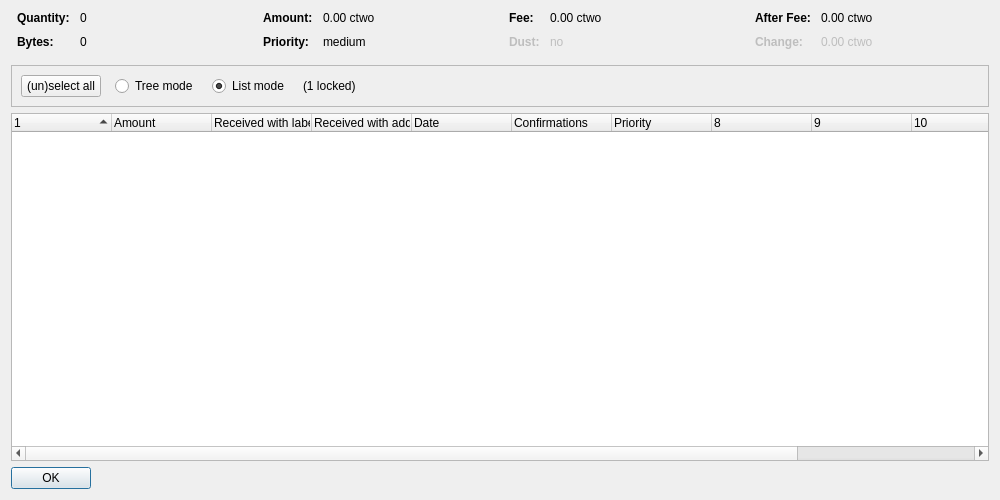
<?xml version="1.0" encoding="UTF-8"?>
<ui version="4.0">
 <class>CoinControlDialog</class>
 <widget class="QDialog" name="CoinControlDialog">
  <property name="geometry">
   <rect>
    <x>0</x>
    <y>0</y>
    <width>1000</width>
    <height>500</height>
   </rect>
  </property>
  <property name="windowTitle">
   <string>Coin Selection</string>
  </property>
  <layout class="QVBoxLayout" name="verticalLayout">
   <item>
    <layout class="QHBoxLayout" name="horizontalLayoutTop" stretch="0,0,0,0">
     <property name="topMargin">
      <number>0</number>
     </property>
     <property name="bottomMargin">
      <number>10</number>
     </property>
     <item>
      <layout class="QFormLayout" name="formLayoutCoinControl1">
       <property name="horizontalSpacing">
        <number>10</number>
       </property>
       <property name="verticalSpacing">
        <number>10</number>
       </property>
       <property name="leftMargin">
        <number>6</number>
       </property>
       <property name="rightMargin">
        <number>6</number>
       </property>
       <item row="0" column="0">
        <widget class="QLabel" name="labelCoinControlQuantityText">
         <property name="font">
          <font>
           <weight>75</weight>
           <bold>true</bold>
          </font>
         </property>
         <property name="text">
          <string>Quantity:</string>
         </property>
        </widget>
       </item>
       <item row="0" column="1">
        <widget class="QLabel" name="labelCoinControlQuantity">
         <property name="cursor">
          <cursorShape>IBeamCursor</cursorShape>
         </property>
         <property name="contextMenuPolicy">
          <enum>Qt::ActionsContextMenu</enum>
         </property>
         <property name="text">
          <string notr="true">0</string>
         </property>
         <property name="textInteractionFlags">
          <set>Qt::LinksAccessibleByMouse|Qt::TextSelectableByKeyboard|Qt::TextSelectableByMouse</set>
         </property>
        </widget>
       </item>
       <item row="1" column="0">
        <widget class="QLabel" name="labelCoinControlBytesText">
         <property name="font">
          <font>
           <weight>75</weight>
           <bold>true</bold>
          </font>
         </property>
         <property name="text">
          <string>Bytes:</string>
         </property>
        </widget>
       </item>
       <item row="1" column="1">
        <widget class="QLabel" name="labelCoinControlBytes">
         <property name="cursor">
          <cursorShape>IBeamCursor</cursorShape>
         </property>
         <property name="contextMenuPolicy">
          <enum>Qt::ActionsContextMenu</enum>
         </property>
         <property name="text">
          <string notr="true">0</string>
         </property>
         <property name="textInteractionFlags">
          <set>Qt::LinksAccessibleByMouse|Qt::TextSelectableByKeyboard|Qt::TextSelectableByMouse</set>
         </property>
        </widget>
       </item>
      </layout>
     </item>
     <item>
      <layout class="QFormLayout" name="formLayoutCoinControl2">
       <property name="horizontalSpacing">
        <number>10</number>
       </property>
       <property name="verticalSpacing">
        <number>10</number>
       </property>
       <property name="leftMargin">
        <number>6</number>
       </property>
       <property name="rightMargin">
        <number>6</number>
       </property>
       <item row="0" column="0">
        <widget class="QLabel" name="labelCoinControlAmountText">
         <property name="font">
          <font>
           <weight>75</weight>
           <bold>true</bold>
          </font>
         </property>
         <property name="text">
          <string>Amount:</string>
         </property>
        </widget>
       </item>
       <item row="0" column="1">
        <widget class="QLabel" name="labelCoinControlAmount">
         <property name="cursor">
          <cursorShape>IBeamCursor</cursorShape>
         </property>
         <property name="contextMenuPolicy">
          <enum>Qt::ActionsContextMenu</enum>
         </property>
         <property name="text">
          <string notr="true">0.00 ctwo</string>
         </property>
         <property name="textInteractionFlags">
          <set>Qt::LinksAccessibleByMouse|Qt::TextSelectableByKeyboard|Qt::TextSelectableByMouse</set>
         </property>
        </widget>
       </item>
       <item row="1" column="0">
        <widget class="QLabel" name="labelCoinControlPriorityText">
         <property name="font">
          <font>
           <weight>75</weight>
           <bold>true</bold>
          </font>
         </property>
         <property name="text">
          <string>Priority:</string>
         </property>
        </widget>
       </item>
       <item row="1" column="1">
        <widget class="QLabel" name="labelCoinControlPriority">
         <property name="cursor">
          <cursorShape>IBeamCursor</cursorShape>
         </property>
         <property name="contextMenuPolicy">
          <enum>Qt::ActionsContextMenu</enum>
         </property>
         <property name="text">
          <string notr="true">medium</string>
         </property>
         <property name="textInteractionFlags">
          <set>Qt::LinksAccessibleByMouse|Qt::TextSelectableByKeyboard|Qt::TextSelectableByMouse</set>
         </property>
        </widget>
       </item>
      </layout>
     </item>
     <item>
      <layout class="QFormLayout" name="formLayoutCoinControl3">
       <property name="horizontalSpacing">
        <number>10</number>
       </property>
       <property name="verticalSpacing">
        <number>10</number>
       </property>
       <property name="leftMargin">
        <number>6</number>
       </property>
       <property name="rightMargin">
        <number>6</number>
       </property>
       <item row="0" column="0">
        <widget class="QLabel" name="labelCoinControlFeeText">
         <property name="font">
          <font>
           <weight>75</weight>
           <bold>true</bold>
          </font>
         </property>
         <property name="text">
          <string>Fee:</string>
         </property>
        </widget>
       </item>
       <item row="0" column="1">
        <widget class="QLabel" name="labelCoinControlFee">
         <property name="cursor">
          <cursorShape>IBeamCursor</cursorShape>
         </property>
         <property name="contextMenuPolicy">
          <enum>Qt::ActionsContextMenu</enum>
         </property>
         <property name="text">
          <string notr="true">0.00 ctwo</string>
         </property>
         <property name="textInteractionFlags">
          <set>Qt::LinksAccessibleByMouse|Qt::TextSelectableByKeyboard|Qt::TextSelectableByMouse</set>
         </property>
        </widget>
       </item>
       <item row="1" column="0">
        <widget class="QLabel" name="labelCoinControlLowOutputText">
         <property name="enabled">
          <bool>false</bool>
         </property>
         <property name="font">
          <font>
           <weight>75</weight>
           <bold>true</bold>
          </font>
         </property>
         <property name="text">
          <string>Dust:</string>
         </property>
        </widget>
       </item>
       <item row="1" column="1">
        <widget class="QLabel" name="labelCoinControlLowOutput">
         <property name="enabled">
          <bool>false</bool>
         </property>
         <property name="cursor">
          <cursorShape>IBeamCursor</cursorShape>
         </property>
         <property name="contextMenuPolicy">
          <enum>Qt::ActionsContextMenu</enum>
         </property>
         <property name="text">
          <string notr="true">no</string>
         </property>
         <property name="textInteractionFlags">
          <set>Qt::LinksAccessibleByMouse|Qt::TextSelectableByKeyboard|Qt::TextSelectableByMouse</set>
         </property>
        </widget>
       </item>
      </layout>
     </item>
     <item>
      <layout class="QFormLayout" name="formLayoutCoinControl4">
       <property name="horizontalSpacing">
        <number>10</number>
       </property>
       <property name="verticalSpacing">
        <number>10</number>
       </property>
       <property name="leftMargin">
        <number>6</number>
       </property>
       <property name="rightMargin">
        <number>6</number>
       </property>
       <item row="0" column="0">
        <widget class="QLabel" name="labelCoinControlAfterFeeText">
         <property name="font">
          <font>
           <weight>75</weight>
           <bold>true</bold>
          </font>
         </property>
         <property name="text">
          <string>After Fee:</string>
         </property>
        </widget>
       </item>
       <item row="0" column="1">
        <widget class="QLabel" name="labelCoinControlAfterFee">
         <property name="cursor">
          <cursorShape>IBeamCursor</cursorShape>
         </property>
         <property name="contextMenuPolicy">
          <enum>Qt::ActionsContextMenu</enum>
         </property>
         <property name="text">
          <string notr="true">0.00 ctwo</string>
         </property>
         <property name="textInteractionFlags">
          <set>Qt::LinksAccessibleByMouse|Qt::TextSelectableByKeyboard|Qt::TextSelectableByMouse</set>
         </property>
        </widget>
       </item>
       <item row="1" column="0">
        <widget class="QLabel" name="labelCoinControlChangeText">
         <property name="enabled">
          <bool>false</bool>
         </property>
         <property name="font">
          <font>
           <weight>75</weight>
           <bold>true</bold>
          </font>
         </property>
         <property name="text">
          <string>Change:</string>
         </property>
        </widget>
       </item>
       <item row="1" column="1">
        <widget class="QLabel" name="labelCoinControlChange">
         <property name="enabled">
          <bool>false</bool>
         </property>
         <property name="cursor">
          <cursorShape>IBeamCursor</cursorShape>
         </property>
         <property name="contextMenuPolicy">
          <enum>Qt::ActionsContextMenu</enum>
         </property>
         <property name="text">
          <string notr="true">0.00 ctwo</string>
         </property>
         <property name="textInteractionFlags">
          <set>Qt::LinksAccessibleByMouse|Qt::TextSelectableByKeyboard|Qt::TextSelectableByMouse</set>
         </property>
        </widget>
       </item>
      </layout>
     </item>
    </layout>
   </item>
   <item>
    <widget class="QFrame" name="frame">
     <property name="minimumSize">
      <size>
       <width>0</width>
       <height>40</height>
      </size>
     </property>
     <property name="frameShape">
      <enum>QFrame::StyledPanel</enum>
     </property>
     <property name="frameShadow">
      <enum>QFrame::Sunken</enum>
     </property>
     <layout class="QHBoxLayout" name="horizontalLayout">
      <item>
       <layout class="QHBoxLayout" name="horizontalLayoutPanel" stretch="0,0,0,0,0">
        <property name="spacing">
         <number>14</number>
        </property>
        <item>
         <widget class="QPushButton" name="pushButtonSelectAll">
          <property name="sizePolicy">
           <sizepolicy hsizetype="Maximum" vsizetype="Fixed">
            <horstretch>0</horstretch>
            <verstretch>0</verstretch>
           </sizepolicy>
          </property>
          <property name="text">
           <string>(un)select all</string>
          </property>
          <property name="autoDefault">
           <bool>false</bool>
          </property>
         </widget>
        </item>
        <item>
         <widget class="QRadioButton" name="radioTreeMode">
          <property name="sizePolicy">
           <sizepolicy hsizetype="Maximum" vsizetype="Fixed">
            <horstretch>0</horstretch>
            <verstretch>0</verstretch>
           </sizepolicy>
          </property>
          <property name="text">
           <string>Tree mode</string>
          </property>
         </widget>
        </item>
        <item>
         <widget class="QRadioButton" name="radioListMode">
          <property name="sizePolicy">
           <sizepolicy hsizetype="Maximum" vsizetype="Fixed">
            <horstretch>0</horstretch>
            <verstretch>0</verstretch>
           </sizepolicy>
          </property>
          <property name="text">
           <string>List mode</string>
          </property>
          <property name="checked">
           <bool>true</bool>
          </property>
         </widget>
        </item>
        <item>
         <widget class="QLabel" name="labelLocked">
          <property name="text">
           <string notr="true">(1 locked)</string>
          </property>
         </widget>
        </item>
        <item>
         <spacer name="horizontalSpacer">
          <property name="orientation">
           <enum>Qt::Horizontal</enum>
          </property>
          <property name="sizeHint" stdset="0">
           <size>
            <width>40</width>
            <height>20</height>
           </size>
          </property>
         </spacer>
        </item>
       </layout>
      </item>
     </layout>
    </widget>
   </item>
   <item>
    <widget class="CoinControlTreeWidget" name="treeWidget">
     <property name="contextMenuPolicy">
      <enum>Qt::CustomContextMenu</enum>
     </property>
     <property name="sortingEnabled">
      <bool>false</bool>
     </property>
     <property name="columnCount">
      <number>12</number>
     </property>
     <attribute name="headerShowSortIndicator" stdset="0">
      <bool>true</bool>
     </attribute>
     <attribute name="headerStretchLastSection">
      <bool>false</bool>
     </attribute>
     <column>
      <property name="text">
       <string/>
      </property>
     </column>
     <column>
      <property name="text">
       <string>Amount</string>
      </property>
     </column>
     <column>
      <property name="text">
       <string>Received with label</string>
      </property>
     </column>
     <column>
      <property name="text">
       <string>Received with address</string>
      </property>
     </column>
     <column>
      <property name="text">
       <string>Date</string>
      </property>
     </column>
     <column>
      <property name="text">
       <string>Confirmations</string>
      </property>
      <property name="toolTip">
       <string>Confirmed</string>
      </property>
     </column>
     <column>
      <property name="text">
       <string>Priority</string>
      </property>
     </column>
     <column>
      <property name="text">
       <string/>
      </property>
     </column>
     <column>
      <property name="text">
       <string/>
      </property>
     </column>
     <column>
      <property name="text">
       <string/>
      </property>
     </column>
     <column>
      <property name="text">
       <string/>
      </property>
     </column>
     <column>
      <property name="text">
       <string/>
      </property>
     </column>
    </widget>
   </item>
   <item>
    <widget class="QDialogButtonBox" name="buttonBox">
     <property name="sizePolicy">
      <sizepolicy hsizetype="Maximum" vsizetype="Fixed">
       <horstretch>0</horstretch>
       <verstretch>0</verstretch>
      </sizepolicy>
     </property>
     <property name="orientation">
      <enum>Qt::Horizontal</enum>
     </property>
     <property name="standardButtons">
      <set>QDialogButtonBox::Ok</set>
     </property>
    </widget>
   </item>
  </layout>
 </widget>
 <customwidgets>
  <customwidget>
   <class>CoinControlTreeWidget</class>
   <extends>QTreeWidget</extends>
   <header>coincontroltreewidget.h</header>
  </customwidget>
 </customwidgets>
 <resources/>
 <connections/>
</ui>
